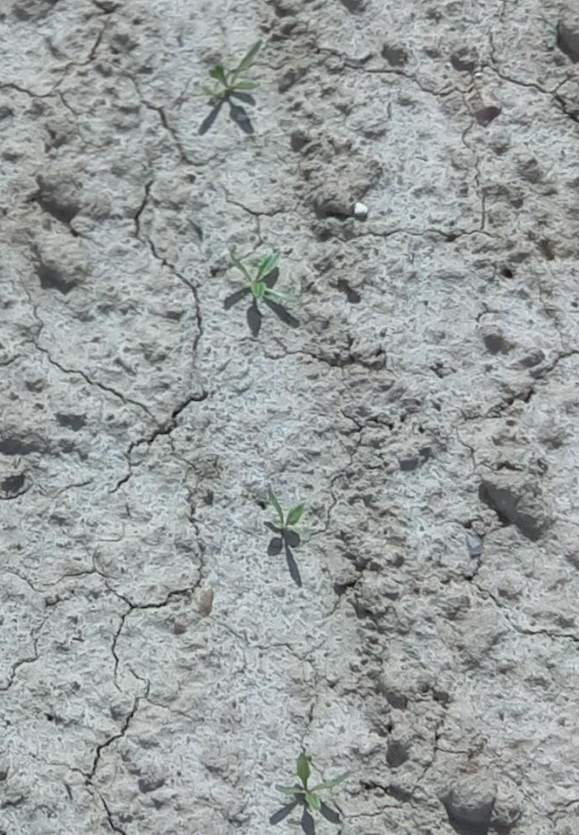
#> input picture image_1.png, 579 x 835 px; its folder holds only this picture in this run
$ python VegetationIndices.py   (older library calls are emulated)
#> lines starting #> are read from the running program, lines starting #| are printed output that depends on the picture; after the words box and inside, x2 and y2 are one past the last pixel; in counts of white or black regions, pixels touching at a corner belong together
import cv2
import numpy as np


# Loop over all images
for n_image in range(3) :

    # Read image (suppose it is in the same directory than the python program)
    img = cv2.imread('image_' + str(n_image+1) + '.png')
#> img is the input picture: shape (835, 579, 3); mean B, G, R 158.8, 159.2, 154.1
    rows, cols, channels = img.shape
#> rows = 835; cols = 579; channels = 3


    # Equations from Meyer et al. publication #

    # Normalize each channel (The OpenCV format is BGR)
    B_star = img[:,:,0]/255.0
    G_star = img[:,:,1]/255.0
    R_star = img[:,:,2]/255.0

    Sum_normalized_channels = B_star + G_star + R_star

    # Compute the chromatic coordinates
    r = R_star/Sum_normalized_channels
    g = G_star/Sum_normalized_channels
    b = B_star/Sum_normalized_channels


    # Compute the vegetation indices
    ExG = 2*g - r - b # Excess green
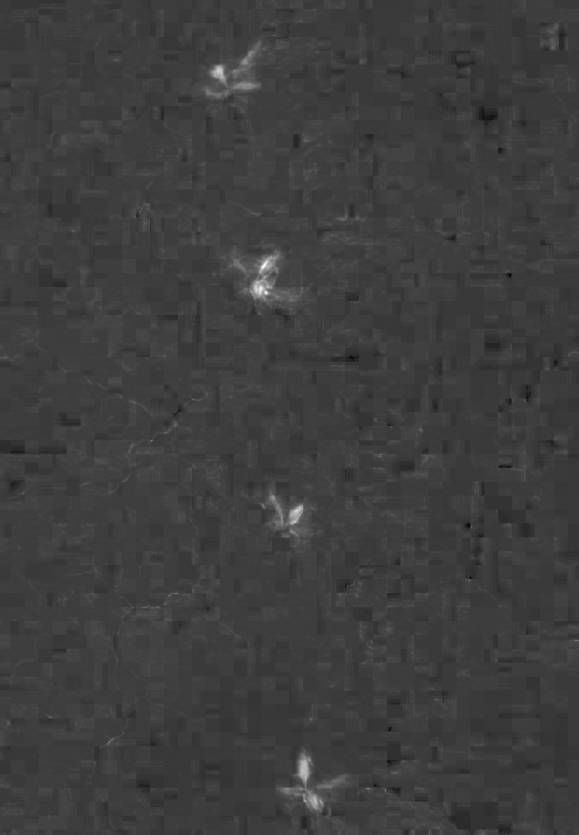
#> ExG: shape (835, 579) float64; min -0.0806, max 0.297, mean 0.0116; drawn with min black and max white
    ExR = 1.4*r - g # Excess red
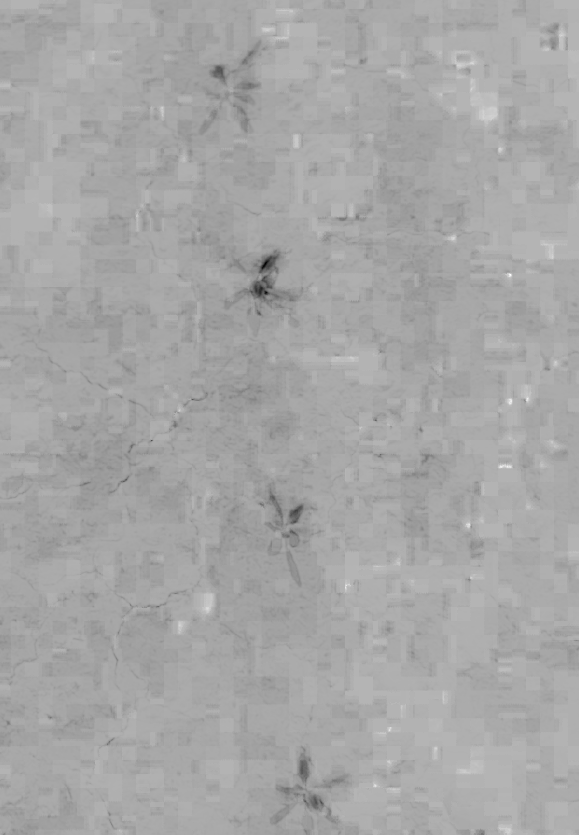
#> ExR: shape (835, 579) float64; min -0.0567, max 0.213, mean 0.12; drawn with min black and max white
    ExGR= ExG-ExR


    # Positive threshold to the image
    _, ExGR = cv2.threshold(ExGR,0,255,cv2.THRESH_BINARY) # above 0 => white (the plant)
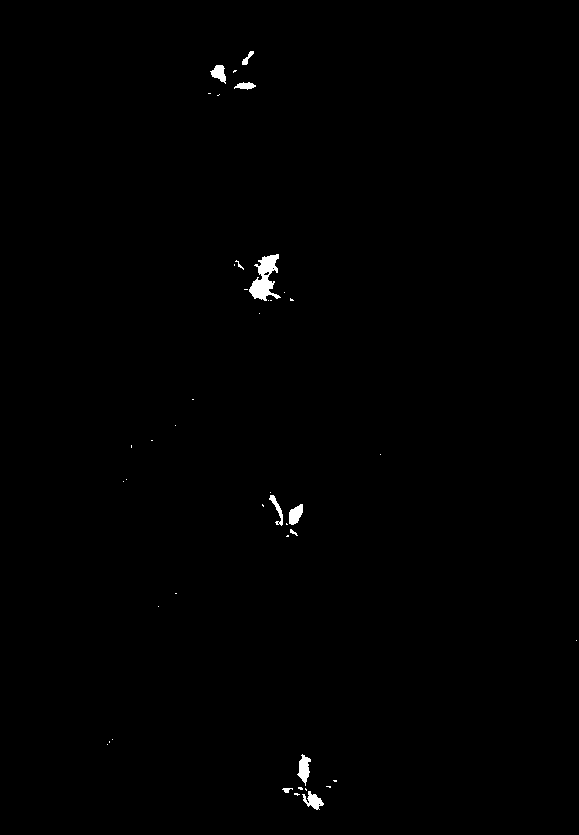
#> ExGR: shape (835, 579) float64; 0.43% white; 43 white regions (32 under 20 px), largest, box (x1, y1, x2, y2) and area: (249, 254, 281, 301) 754, (297, 754, 311, 786) 241, (302, 791, 324, 810) 208
    ExGR = np.reshape(ExGR.astype(np.uint8), (rows, cols,1))

    # Erode and dilate image to keep only relevant information
    ExGR = cv2.erode(ExGR, np.ones((3,3), np.uint8))    # Kernel size is 3
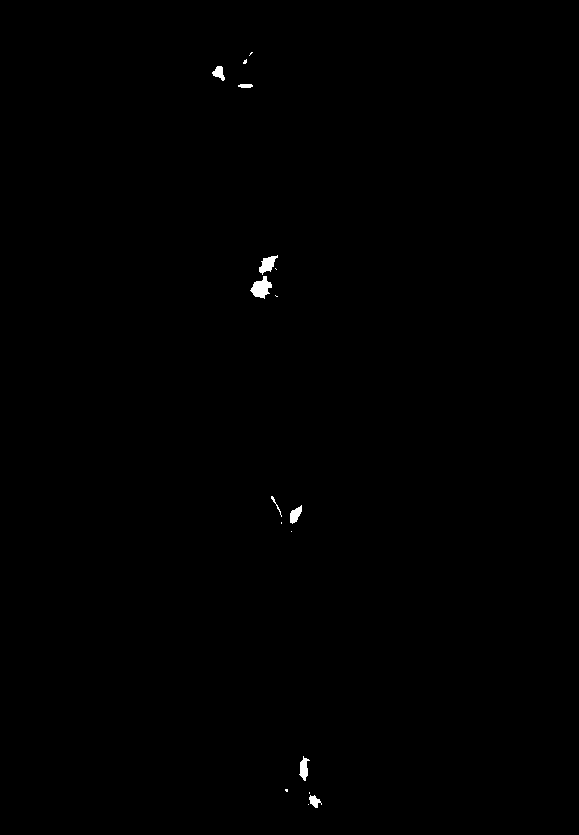
#> ExGR: shape (835, 579); 0.23% white; 17 white regions (9 under 20 px), largest, box (x1, y1, x2, y2) and area: (250, 276, 272, 299) 288, (259, 255, 278, 275) 195, (299, 756, 310, 781) 151
    ExGR = cv2.dilate(ExGR, np.ones((19,19), np.uint8)) # Kernel size is 19
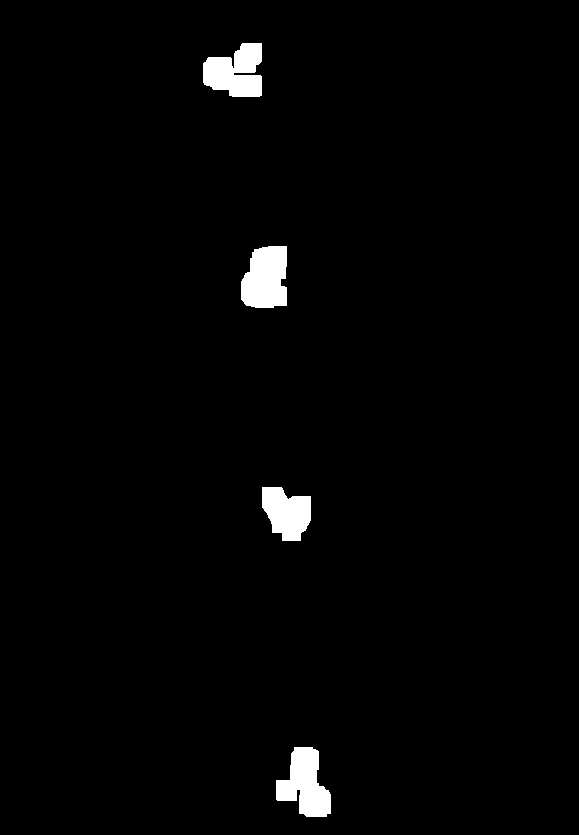
#> ExGR: shape (835, 579); 1.9% white; 4 white regions
    #cv2.imshow("Diff",ExGR) # To empirically set the kernel sizes


    # Use the OpenCV function to look for the contours
    _, contours, _ = cv2.findContours(ExGR, cv2.RETR_EXTERNAL, cv2.CHAIN_APPROX_SIMPLE) # cv2.RETR_EXTERNAL allows to remove internal contours
#> contours = 4 contours; box (x1, y1, x2, y2) and area: (241, 246, 287, 308) 2302, (276, 747, 331, 817) 2263, (203, 43, 262, 97) 2184, (262, 487, 311, 541) 1836

    # For each contours draw the corresponding bounding box
    for c in contours :
        rect = cv2.boundingRect(c)  # Get coordinate of rectangle
        x,y,w,h = rect
        cv2.rectangle(img, (x,y), (x+w, y+h), (0,0,255),2) # Draw red rectangle
#> this loop made 4 passes
#> (x, y, w, h) on passes 1 to 4: (276, 747, 55, 70), (262, 487, 49, 54), (241, 246, 46, 62), (203, 43, 59, 54)
#> (the run stopped early here; a loop or call above may not have finished)
